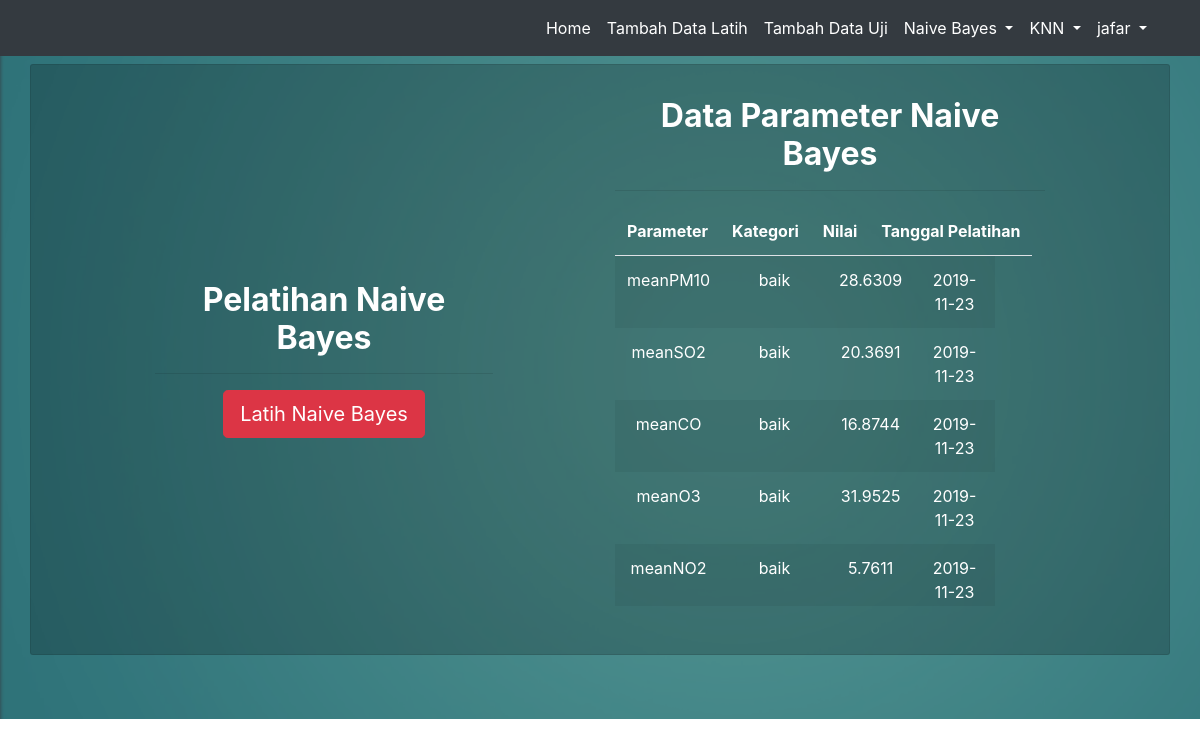
/Controller/C_control.php?view=pelatihan_bayes (signed in), run on the app's committed database.
### tables this page shows
CREATE TABLE `tb_parameter` (
  `id` int(11) NOT NULL AUTO_INCREMENT,
  `parameter` varchar(25) NOT NULL,
  `kategori` enum('baik','sedang','tidak sehat','sangat tidak sehat','berbahaya') NOT NULL,
  `nilai` float NOT NULL,
  `tgl_pelatihan` date NOT NULL,
  PRIMARY KEY (`id`)
);

### model/M_db.php (called while the page is built, shortened)
<?php
  class M_db
  {
    private $host =  "localhost";
    private $user =  "root";
    private $pass =  "Jafar_001";
    private $database =  "db_ispu";
    public $mysqli;
    function __construct()
    {
      $this->mysqli = new mysqli($this->host, $this->user, $this->pass, $this->database) or die (mysqli_error());
    }
    function action_Select($table){
      $db = $this->mysqli;
      $sql = "SELECT * FROM ".$table;
      $query = $db->query($sql) or die ($db->error);
      return $query;
    }
  }
 ?>

### Controller/C_proses.php (called while the page is built, shortened)
<?php
  class c_proses
  {
    private $DBS;
    function __construct($db)
    {
      $this->DBS = $db;
    }
    public function get_Parameter_All(){
      return $this->DBS->action_Select("tb_parameter");
    }
  }
 ?>

### views/admin/pelatihan.php (the view, shortened to what this page needs)
<!DOCTYPE html>
<html lang="en" dir="ltr">
<head>
  <link rel="stylesheet" href="../../assets/css/bootstrap.min.css">
  <link rel="stylesheet" href="../../assets/css/custom.css">
</head>
<body>
  <nav class="navbar navbar-expand-sm fixed-top navbar-dark bg-dark">
    <?php
    include 'navbar.php';
    ?>
  </nav>
  <div class="jumbotron jumbotron-fluid bg-dark">
    <div class="jumbotron-background">
      <img src="../../assets/img/color1.jpg" class="blur ">
    </div>
    <div class="container content-small">
      <div class="row d-flex justify-content-center align-items-center">
        <div class="col-md-4 col-sm-4 text-center">
          <h2 style="color:white;"> <b>Pelatihan Naive Bayes</b> </h2>
          <hr>
          <form class="" action="../../Controller/C_control.php" method="get">
            <button type="submit" class="btn btn-danger btn-lg" name="">Latih Naive Bayes</button>
          </form>
        </div>
        <div class="col-md-1 col-sm-1 text-center">
        </div>
        <div class="col-md-5 col-sm-5 text-center">
          <h2 style="color:white;"> <b>Data Parameter Naive Bayes</b> </h2>
          <hr>
          <table class="table table-responsive table-borderless table-striped">
            <thead style="color:white;" class="border-bottom">
              <tr>
                <th class="">Parameter</th>
                <th class="text-center">Kategori</th>
                <th class="text-center">Nilai</th>
                <th class="text-center">Tanggal Pelatihan</th>
              </tr>
            </thead>
            <tbody style="color:white;" class="table-wrapper-scroll-y my-custom-scrollbar-small">
              <?php
              while ($data = $dataParameter->fetch_object()) {
                ?>
                <tr >
                  <td class="text-center" width="80px"><?php echo $data->parameter; ?></td>
                  <td class="text-center" width="80px"><?php echo $data->kategori; ?></td>
                  <td class="text-center" width="80px"><?php echo $data->nilai; ?></td>
                  <td class="text-center" width="80px"><?php echo $data->tgl_pelatihan; ?></td>
                </tr>
                <?php
              }
              ?>
            </tbody>
          </table>
        </div>
      </div>
    </div>
  </div>
</body>
</html>

### assets/css/custom.css (style rules this page uses)
.jumbotron { position:relative; overflow:hidden; margin-bottom: 0; }
.jumbotron .container { position:relative; z-index:2; background:rgba(0,0,0,0.2); padding:2rem; border:1px solid rgba(0,0,0,0.1); border-radius:3px; }
.jumbotron-background { object-fit:cover; font-family: 'object-fit: cover;'; position:absolute; top:0; z-index:1; width:100%; height:100%; opacity:0.5; }
img.blur { -webkit-filter: blur(2px); filter: blur(2px); filter:progid:DXImageTransform.Microsoft.Blur(PixelRadius='2'); }
.my-custom-scrollbar-small { position: relative; right: 0px; width: auto; height: 350px; overflow: auto; }
.table-wrapper-scroll-y { display: block; }
.content-small { margin-top: 0%; margin-bottom: 0%; }

### data on the page
tb_parameter: parameter "meanPM10", kategori "baik", nilai "28.6309", tgl_pelatihan "2019-11-23"
tb_parameter: parameter "meanSO2", kategori "baik", nilai "20.3691", tgl_pelatihan "2019-11-23"
tb_parameter: parameter "meanCO", kategori "baik", nilai "16.8744", tgl_pelatihan "2019-11-23"
tb_parameter: parameter "meanO3", kategori "baik", nilai "31.9525", tgl_pelatihan "2019-11-23"
tb_parameter: parameter "meanNO2", kategori "baik", nilai "5.7611", tgl_pelatihan "2019-11-23"

### other printed values
$_SESSION['name'] "jafar"
